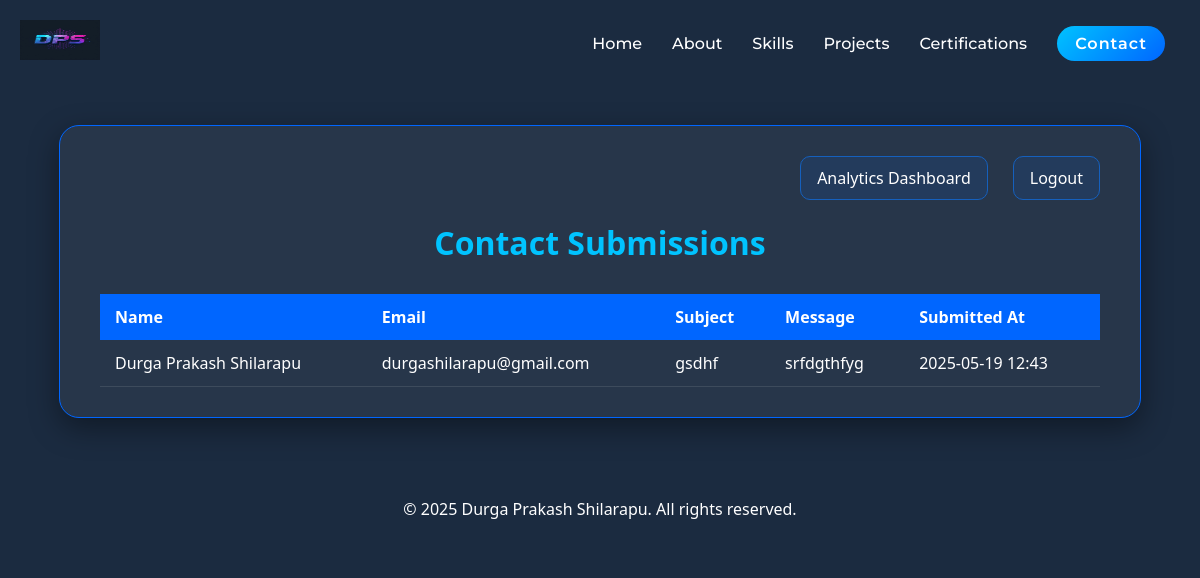
/contacts/, run on the app's committed database.
### Portfolio/models.py (models this page shows, shortened)
class Contact(models.Model):
    name = models.CharField(max_length=100)
    email = models.EmailField()
    subject = models.CharField(max_length=255)
    message = models.TextField()
    created_at = models.DateTimeField(auto_now_add=True)

### Portfolio/views.py (the view)
# urls.py: path('contacts/', contact_list, name='contact_list'),
def contact_list(request):
    contacts = Contact.objects.order_by('-created_at')
    return render(request, 'contact_list.html', {'contacts': contacts})

### templates/contact_list.html (shortened to what this page needs)
{% extends "includes/base.html" %}
{% block content %}
<div class="contact-submissions-wrapper">
  <div class="contact-submissions-container">
    <div style="display: flex; justify-content: flex-end; gap: 10px; margin-bottom: 20px;">
  <a href="{% url 'analytics_dashboard' %}" class="contact1-btn-nav"><span>Analytics Dashboard</span></a>
  <a href="{% url 'logout' %}" class="contact1-btn-nav"><span>Logout</span></a>
</div>
    <h1>Contact Submissions</h1>
    {% if contacts %}
      <table class="contact-submissions-table">
        <thead>
          <tr>
            <th>Name</th>
            <th>Email</th>
            <th>Subject</th>
            <th>Message</th>
            <th>Submitted At</th>
          </tr>
        </thead>
        <tbody>
          {% for contact in contacts %}
            <tr>
              <td>{{ contact.name }}</td>
              <td>{{ contact.email }}</td>
              <td>{{ contact.subject }}</td>
              <td>{{ contact.message|linebreaksbr }}</td>
              <td>{{ contact.created_at|date:"Y-m-d H:i" }}</td>
            </tr>
          {% endfor %}
        </tbody>
      </table>
    {% else %}
      <p>No contact submissions found.</p>
    {% endif %}
  </div>
</div>
{% endblock %}

### templates/includes/base.html (style rules this page uses)
body { font-family: Arial, sans-serif; margin: 0; padding: 0; }

### templates/contact_list.html (style rules this page uses)
body { background-color: #1b2b40; font-family: 'Segoe UI', Tahoma, Geneva, Verdana, sans-serif; color: white; margin: 0; padding: 0; }
.contact-submissions-wrapper { padding: 40px 20px; display: flex; justify-content: center; align-items: flex-start; }
.contact-submissions-container { background: rgba(255, 255, 255, 0.05); border-radius: 20px; padding: 30px 40px; max-width: 1000px; width: 100%; box-shadow: 0 10px 30px rgba(0, 0, 0, 0.4); border: 1px solid #0066ff; overflow-x: auto; }
.contact-submissions-container h1 { color: #00c3ff; margin-bottom: 30px; text-align: center; }
.contact-submissions-table { width: 100%; border-collapse: collapse; color: white; min-width: 700px; }
.contact-submissions-table thead { background-color: #0066ff; }
.contact-submissions-table thead th { padding: 12px 15px; font-weight: 700; text-align: left; }
.contact-submissions-table tbody tr { border-bottom: 1px solid rgba(255, 255, 255, 0.1); }
.contact-submissions-table tbody td { padding: 12px 15px; vertical-align: top; }
.contact1-btn-nav { color: white; text-decoration: none; margin-left: 15px; padding: 10px 16px; border: 1px solid #1560bd; border-radius: 10px; transition: 0.3s; background: rgba(0, 99, 255, 0.1); }

### data on the page
Contact: name "Durga Prakash Shilarapu", email "durgashilarapu@gmail.com", subject "gsdhf", message "srfdgthfyg", created_at "2025-05-19 12:43"
